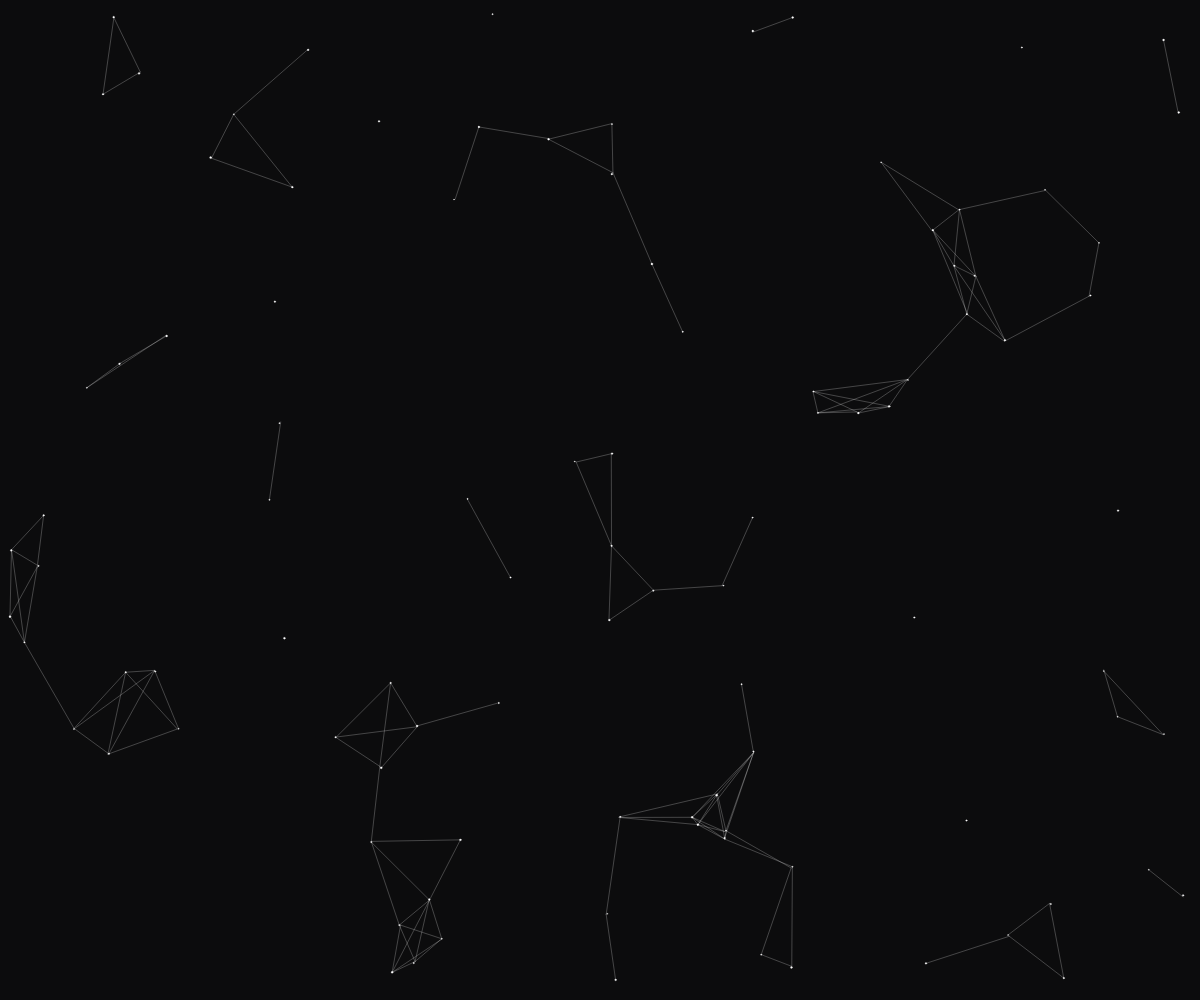
Frame 1 (no input)
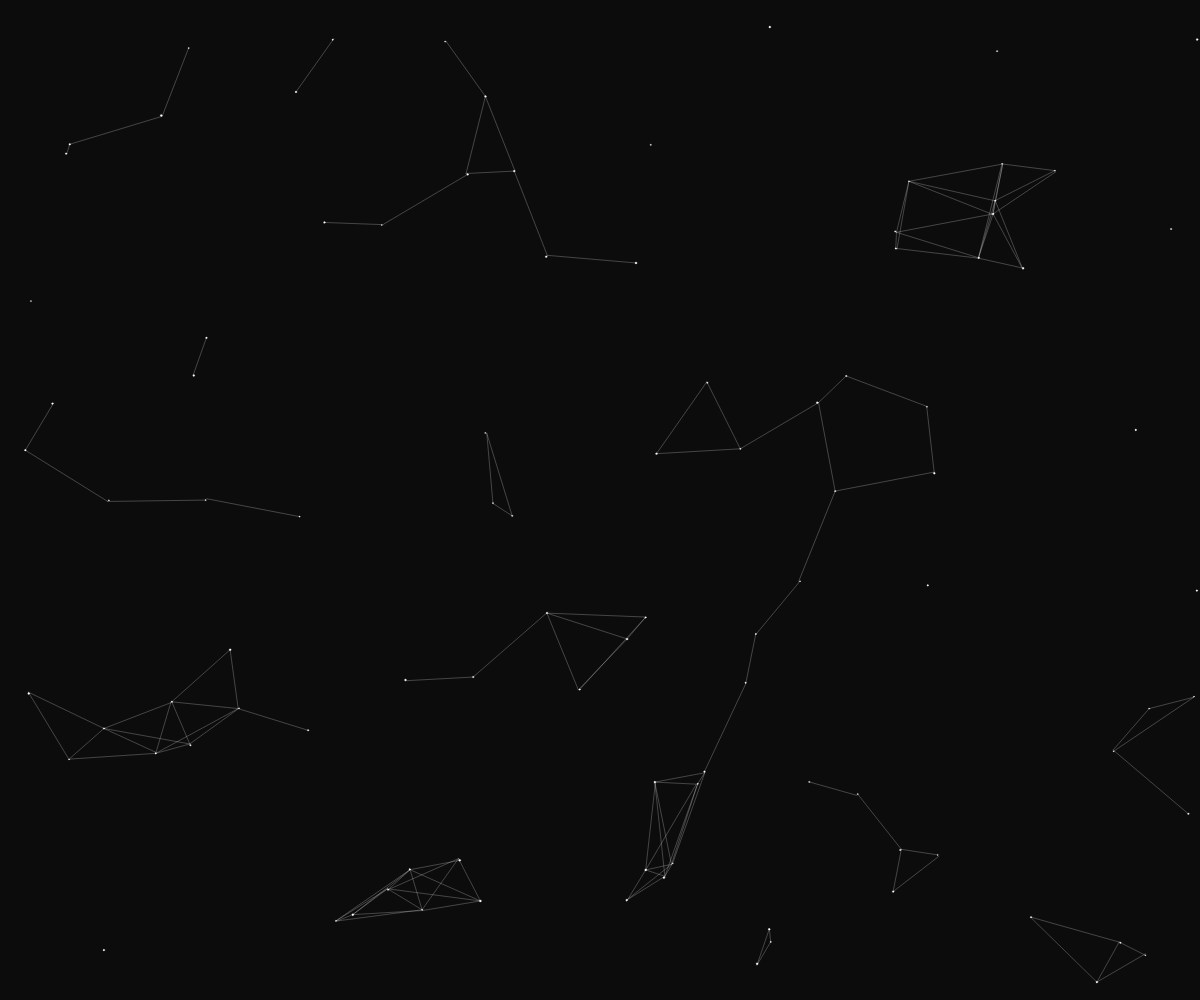
Frame 60 (no input)
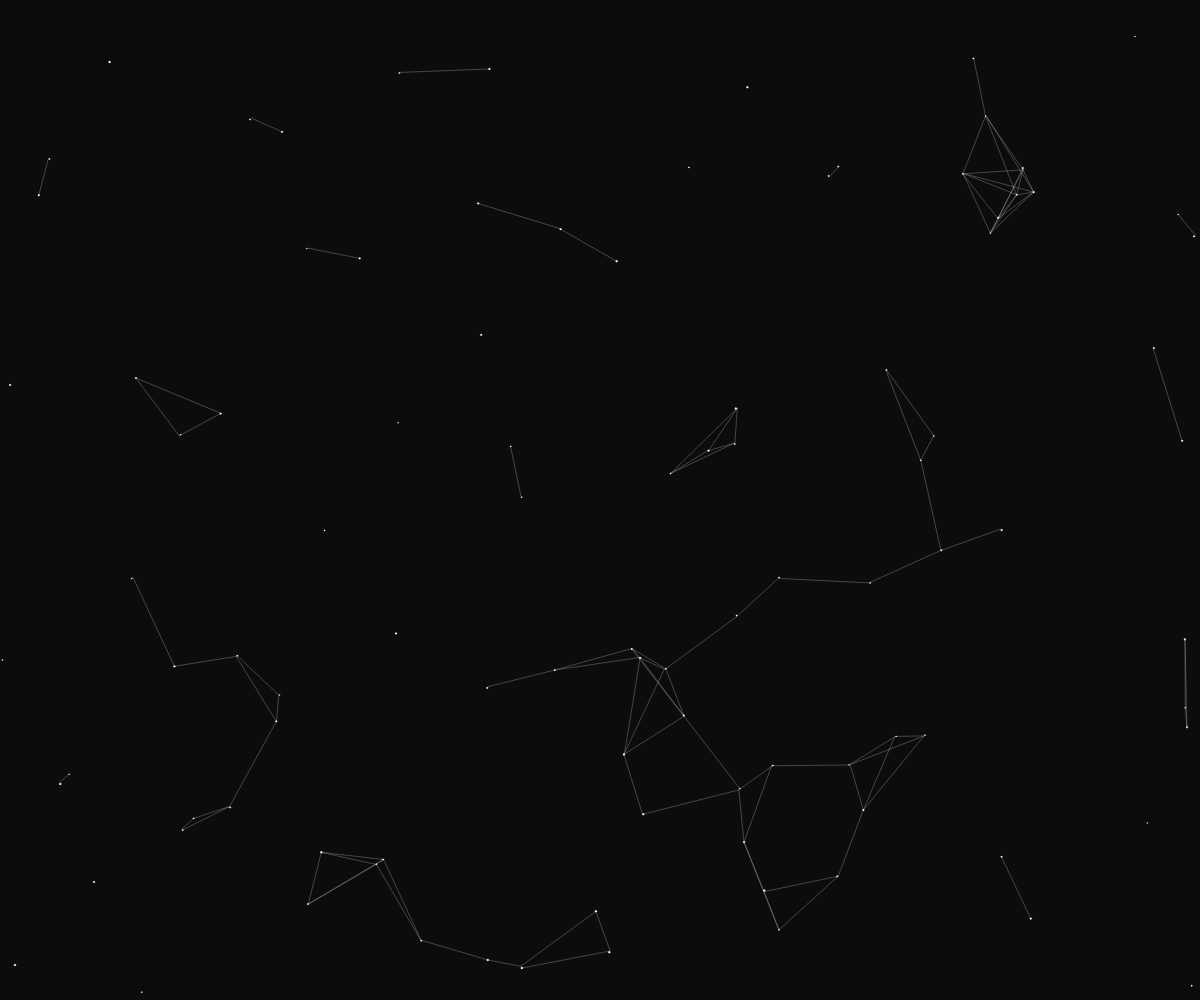
Frame 120 (the mouse pressed at the canvas centre since frame 60)

The p5.js sketch that drew these frames (run headless with seeded random() and noise() and a simulated clock; from frame 60 on, the mouse is pressed at the canvas centre):

// p5.js sketch
// ── sketch.js
'use strict';
const w = window,
      collection = [];

var canvas;

const options = {
  minDist: 100,
  springAmount: 0.001,
};

function setup() {
  let n = 100;
  frameRate(30);
  canvas = createCanvas(windowWidth, windowHeight);

  while(--n) {
    createParticle();
  }
  console.log(collection);
}

// adjust canvas size
/*
w.onresize = function() {
  canvas.resize(windowWidth, windowHeight);
};
*/

function draw() {
  let n = collection.length;

  colorMode(HSB);
  background(246, 6, 5);

  colorMode(RGB);
  for(let i=0; i<n; i+=1) {
    let star = collection[i];
    updatePos(star);
    for(let j=i+1; j<n; j++) {
      updateSpring(star, collection[j]);
    }
    // Draw Particle
    //stroke(255);
    //point(star.x, star.y);
    fill(255);
    ellipse(star.x, star.y, star.radius);
  }
}

// Methods
// -------------------------
function createParticle(x, y, rad) {
  let a = new Star({
    radius: rad || Math.random() * 10 + 2,
    x     : x || Math.random() * canvas.width,
    y     : y || Math.random() * canvas.height,
    vx    : Math.random() * 3 - 1.5,
    vy    : Math.random() * 3 - 1.5
  });
  collection.push(a);
}

// Update Particle Position
// @params: a(:Star)
function updatePos(a) {
  let x = a.x + a.vx,
      y = a.y + a.vy,
      cW = canvas.width,
      cH = canvas.height;

  if(x > cW) {
    x = 0;
  } else if(x < 0) {
    x = cW;
  }

  if(y > cH) {
    y = 0;
  } else if(y < 0) {
    y = cH;
  }
  // set position
  a.setPos(x, y);
}

// Update Particle Spring(vx, vy)
// @params: a(:Star)
//          b(:Star)
function updateSpring(a, b) {
  let o = options,
      ax = a.x, ay = a.y, amass = a.mass,
      bx = b.x, by = b.y, bmass = b.mass,
      dx = bx - ax,
      dy = by - ay,
      distSQ = dx * dx + dy * dy,
      dist = Math.sqrt(distSQ);

  if(dist < o.minDist) {
    // draw string
    stroke(255, 60);
    strokeWeight(1);
    line(ax, ay, bx, by);

    ax = dx * o.springAmount;
    ay = dy * o.springAmount;

    a.setSpring(
      a.vx + ax / amass,
      a.vy + ay / amass
    );
    b.setSpring(
      b.vx - ax / amass,
      b.vy - ay / amass
    );
  }
}

// Particle Class
function Star(options) {
  // params
  this.radius = options.radius || 1;
  this.mass = 0;
  this.x = options.x || 0;
  this.y = options.y || 0;
  this.vx = options.vx || 0;
  this.vy = options.vy || 0;
  this.color = '#fff';
  return this.init();
}

Star.prototype.init = function() {
  let r = this.radius, m, rr, h;
  m = r * 5;
  r = Math.round( (r * 0.1 + 4 / 5) * 100 ) / 100;
  rr = r * r;
  h = Math.round(-38 * rr + 38 * 4);

  this.radius = r;
  this.mass = m;
  // this.color =

  return this;
};

Star.prototype.setPos = function(x, y) {
  this.x = x;
  this.y = y;
  return this;
};

Star.prototype.setSpring = function(vx, vy) {
  this.vx = vx;
  this.vy = vy;
  return this;
};
